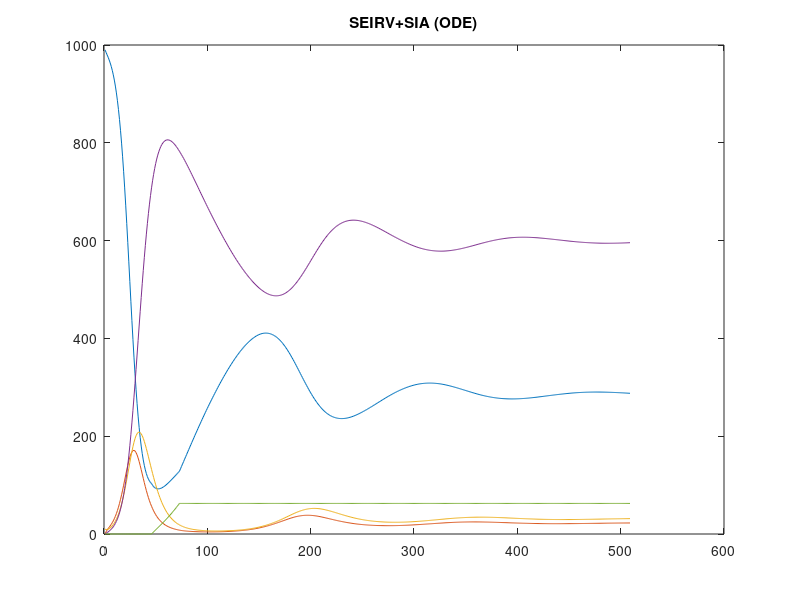

Source code (MATLAB):
function [t, p] = seirv_sia()

    duration = 548;
    samples  = 512;

    series = linspace(0, 50, 50*samples/duration);
    [ t1, p1 ] = ode45(@pdot,  series, InitialPopulation());
    series = linspace(0, 30, 30*samples/duration);
    [ t2, p2 ] = ode45(@pdotv, series, p1(length(p1),:));
    series = linspace(0,468,468*samples/duration);
    [ t3, p3 ] = ode45(@pdot,  series, p2(length(p2),:)); 

    t = cat(1,cat(1,t1,t2(2:length(t2),:)),t3(2:length(t3),:));
    p = cat(1,cat(1,p1,p2(2:length(p2),:)),p3(2:length(p3),:));
    
    figure;
    plot(p);
    title('SEIRV+SIA (ODE)');
    
    % Write results to CSV file
    fid = fopen('seirv-sia_baseline.csv', 'w');
    try
        [rows cols] = size(p); %#ok<NASGU>
        fprintf(fid, 'S{0}');
        for i = 1:rows
            fprintf(fid, ',%f', p(i,1));
        end
        fprintf(fid, '\n');
        fprintf(fid, 'E{0}');
        for i = 1:rows
            fprintf(fid, ',%f', p(i, 2));
        end
        fprintf(fid, '\n');
        fprintf(fid, 'I{0}');
        for i = 1:rows
            fprintf(fid, ',%f', p(i, 3));
        end
        fprintf(fid, '\n');
        fprintf(fid, 'R{0}');
        for i = 1:rows
            fprintf(fid, ',%f', p(i, 4));
        end
        fprintf(fid, '\n');
        fprintf(fid, 'V{0}');
        for i = 1:rows
            fprintf(fid, ',%f', p(i, 5));
        end
        fprintf(fid, '\n');
    catch %#ok<CTCH>
    end
    fclose(fid);
end

% (species S 990)
% (species E)
% (species I 10)
% (species R)
% (species V)
% 
% (param Ki 0.0005)
% (param Kl 0.2)
% (param Kr 0.143)
% (param Kw 0.0074)
% (param Kv 0)
% 
% (reaction exposure    (S I) (E I) (* Ki S I))
% (reaction infection   (E)   (I)   (* Kl E))
% (reaction recovery    (I)   (R)   (* Kr I))
% (reaction waning      (R)   (S)   (* Kw R))
% (reaction vaccination (S)   (V)   (* Kv S))
% 
% (time-event sia 50.0 ((Kv 0.02)))
% (time-event end 80.0 ((Kv 0)))

function pop = InitialPopulation()
    pop = [990 0 10 0 0];
end

function dp = pdot(~, p)
    dp = zeros(5,1);
    Ki = 0.0005;
    Kl = 0.2;
    Kr = 0.143;
    Kw = 0.0074;
    % Kv = 0;
    exposed    = Ki * p(1) * p(3);
    infectious = Kl * p(2);
    recovered  = Kr * p(3);
    waning     = Kw * p(4);
    vaccinated = 0;
    dp(1) = waning     - exposed;
    dp(2) = exposed    - infectious;
    dp(3) = infectious - recovered;
    dp(4) = recovered  - waning;
    dp(5) = vaccinated;
end

function dp = pdotv(~, p)
    dp = zeros(5,1);
    Ki = 0.0005;
    Kl = 0.2;
    Kr = 0.143;
    Kw = 0.0074;
    Kv = 0.02;
    exposed    = Ki * p(1) * p(3);
    infectious = Kl * p(2);
    recovered  = Kr * p(3);
    waning     = Kw * p(4);
    vaccinated = Kv * p(1);
    dp(1) = waning     - vaccinated - exposed;
    dp(2) = exposed    - infectious;
    dp(3) = infectious - recovered;
    dp(4) = recovered  - waning;
    dp(5) = vaccinated;
end
